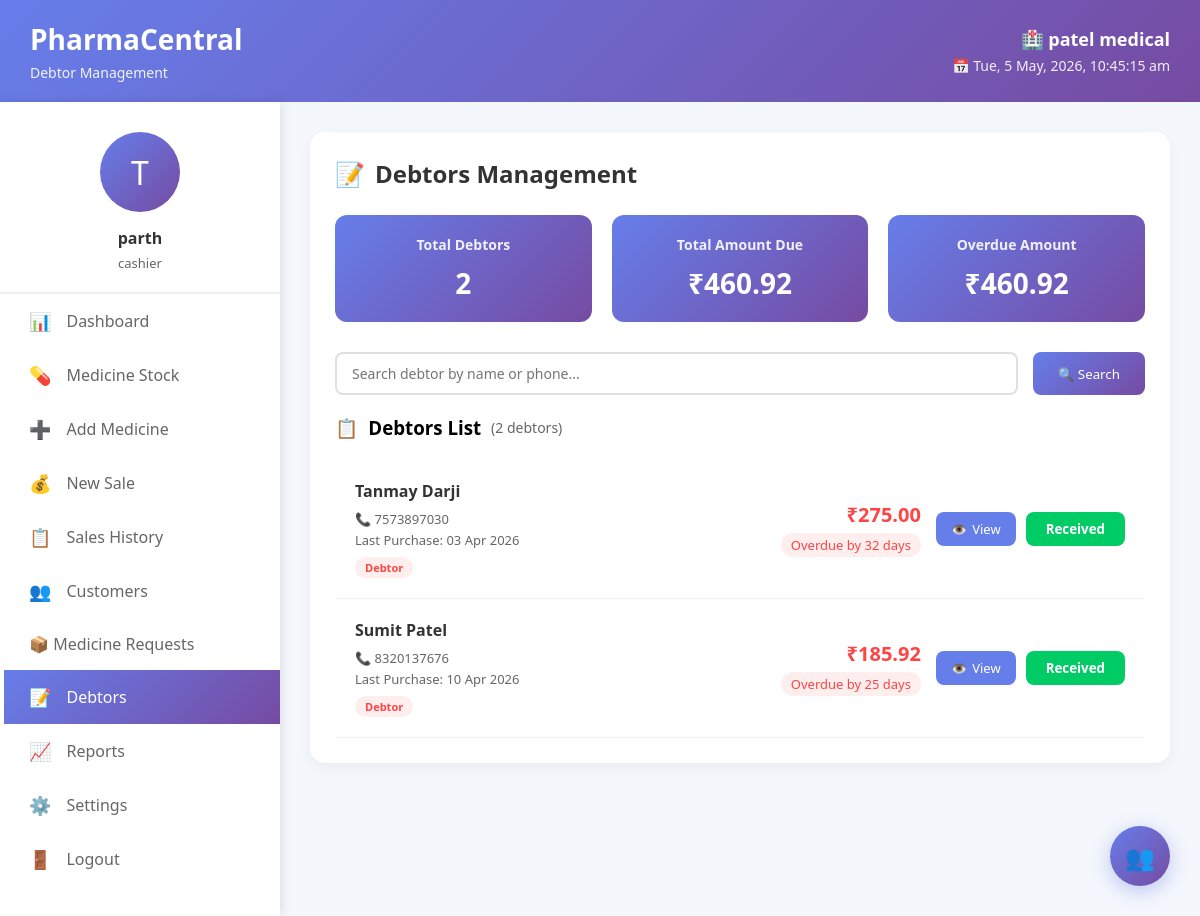
The app's page /debtors/ (signed in) with its own data.
### app1/models.py (models this page shows, shortened)
class Pharmacy(models.Model):
    name = models.CharField(max_length=200)
    owner = models.ForeignKey(User, on_delete=models.CASCADE, related_name='pharmacies')
    license_number = models.CharField(max_length=50, unique=True)
    gst_number = models.CharField(max_length=50, unique=True)
    address = models.TextField()
    city = models.CharField(max_length=100)
    pincode = models.CharField(max_length=10)
    phone = models.CharField(max_length=15)
    email = models.EmailField()
    registration_date = models.DateField(auto_now_add=True)
    is_verified = models.BooleanField(default=False)
    gst_certificate = models.FileField(upload_to='documents/gst/', null=True, blank=True)
    license_document = models.FileField(upload_to='documents/license/', null=True, blank=True)
    owner_id_proof = models.FileField(upload_to='documents/id_proof/', null=True, blank=True)
    owner_photo = models.ImageField(upload_to='profiles/owners/', null=True, blank=True)
    created_at = models.DateTimeField(auto_now_add=True)
    updated_at = models.DateTimeField(auto_now=True)

class User(AbstractUser):
    USER_TYPES = (
        ('admin', 'Admin'),
        ('pharmacy_owner', 'Pharmacy Owner'),
        ('pharmacist', 'Pharmacist'),
        ('cashier', 'Cashier'),
    )
    user_type = models.CharField(max_length=20, choices=USER_TYPES, default='cashier')
    phone_number = models.CharField(max_length=15, blank=True)
    profile_picture = models.ImageField(upload_to='profiles/', null=True, blank=True)
    is_active = models.BooleanField(default=True)
    created_at = models.DateTimeField(auto_now_add=True)
    updated_at = models.DateTimeField(auto_now=True)
    groups = models.ManyToManyField(
        'auth.Group',
        verbose_name='groups',
        blank=True,
        help_text='The groups this user belongs to.',
        related_name="pharmacentral_user_set",  # Unique name
        related_query_name="pharmacentral_user",
    )
    user_permissions = models.ManyToManyField(
        'auth.Permission',
        verbose_name='user permissions',
        blank=True,
        help_text='Specific permissions for this user.',
        related_name="pharmacentral_user_set",  # Unique name
        related_query_name="pharmacentral_user",
    )

class Customer(models.Model):
    CUSTOMER_TYPES = (
        ('regular', 'Regular'),
        ('vip', 'VIP'),
        ('debtor', 'Debtor'),
        ('new', 'New'),
    )
    STATUS_CHOICES = (
        ('active', 'Active'),
        ('inactive', 'Inactive'),
        ('blocked', 'Blocked'),
    )
    BLOOD_GROUPS = (
        ('A+', 'A+'), ('A-', 'A-'),
        ('B+', 'B+'), ('B-', 'B-'),
        ('O+', 'O+'), ('O-', 'O-'),
        ('AB+', 'AB+'), ('AB-', 'AB-'),
    )
    pharmacy = models.ForeignKey(Pharmacy, on_delete=models.CASCADE, related_name='customers', null=True, blank=True)
    customer_id = models.CharField(max_length=50, unique=True)
    first_name = models.CharField(max_length=100)
    last_name = models.CharField(max_length=100)
    email = models.EmailField(blank=True)
    phone = models.CharField(max_length=15)
    alternate_phone = models.CharField(max_length=15, blank=True)
    date_of_birth = models.DateField(null=True, blank=True)
    address = models.TextField(blank=True)
    city = models.CharField(max_length=100, blank=True)
    pincode = models.CharField(max_length=10, blank=True)
    customer_type = models.CharField(max_length=20, choices=CUSTOMER_TYPES, default='regular')
    status = models.CharField(max_length=20, choices=STATUS_CHOICES, default='active')
    emergency_contact = models.CharField(max_length=15, blank=True)
    blood_group = models.CharField(max_length=5, choices=BLOOD_GROUPS, blank=True)
    total_purchases = models.DecimalField(max_digits=12, decimal_places=2, default=0)
    total_visits = models.PositiveIntegerField(default=0)
    due_amount = models.DecimalField(max_digits=12, decimal_places=2, default=0)
    last_purchase_date = models.DateField(null=True, blank=True)
    created_at = models.DateField(auto_now_add=True)
    updated_at = models.DateTimeField(auto_now=True)
    class Meta:
        ordering = ['-created_at']
    @property
    def full_name(self):
        return f"{self.first_name} {self.last_name}"

### app1/views.py (the view, shortened to what this page needs)
# urls.py: path('debtors/', views.debtors, name='debtors'),
@login_required(login_url='login')
def debtors(request):
    user = request.user
    try:
        pharmacy = Pharmacy.objects.get(owner=user)
    except Pharmacy.DoesNotExist:
        messages.error(request, '❌ Pharmacy profile not found! Please complete your profile first.')
        return redirect('settings')
    today = timezone.now().date()
    search_query = request.GET.get('search', '')
    for customer in Customer.objects.filter(pharmacy=pharmacy):
        due = Sale.objects.filter(
            customer=customer,
            pharmacy=pharmacy,  # 🔐 Filter sales by pharmacy
            payment_status__in=['pending', 'partial']
        ).aggregate(total=Sum('due_amount'))['total'] or 0
        if customer.due_amount != due:
            customer.due_amount = due
            customer.save()
            print(f"💰 Updated {customer.full_name}: Due = ₹{due}")
    debtors_list = Customer.objects.filter(
        pharmacy=pharmacy,
        due_amount__gt=0
    ).order_by('-due_amount')
    debtors_data = []
    total_due_sum = 0
    overdue_sum = 0
    for customer in debtors_list:
        latest_sale = Sale.objects.filter(
            customer=customer,
            pharmacy=pharmacy,
            payment_status__in=['pending', 'partial']
        ).order_by('-date').first()
        due_date = latest_sale.date.date() if latest_sale else today
        days_difference = (today - due_date).days
        is_overdue = days_difference > 0
        total_due_sum += customer.due_amount
        if is_overdue:
            overdue_sum += customer.due_amount
        first_initial = customer.first_name[0] if customer.first_name else ''
        last_initial = customer.last_name[0] if customer.last_name else ''
        initials = f"{first_initial}{last_initial}" if first_initial or last_initial else '👤'
        debtors_data.append({
            'id': customer.id,
            'name': customer.full_name,
            'phone': customer.phone,
            'email': customer.email,
            'due_amount': customer.due_amount,
            'last_purchase': customer.last_purchase_date,
            'due_date': due_date,
            'days_overdue': days_difference if days_difference > 0 else 0,
            'days_until_due': abs(days_difference) if days_difference < 0 else 0,
            'is_overdue': is_overdue,
            'initials': initials,
            'customer_type': customer.customer_type,
            'customer_id': customer.customer_id,
        })
    total_debtors = len(debtors_data)
    total_due = total_due_sum
    overdue_amount = overdue_sum
    average_due = total_due / total_debtors if total_debtors > 0 else 0
    from django.core.paginator import Paginator
    paginator = Paginator(debtors_data, 10)
    page_number = request.GET.get('page')
    debtors_page = paginator.get_page(page_number)
    try:
        ActivityLog.objects.create(
            user=user,
            pharmacy=pharmacy,
            action_type='debtors_view',
            description=f'Viewed debtors list - Total: {total_debtors}, Due: ₹{total_due}'
        )
    except:
        pass
    context = {
        'debtors': debtors_page,
        'total_debtors': total_debtors,
        'total_due': total_due,
        'overdue_amount': overdue_amount,
        'average_due': average_due,
        'search_query': search_query,
        'pharmacy': pharmacy,
        'pharmacy_name': pharmacy.name,
        'pharmacy_id': pharmacy.id,
        'user_full_name': user.get_full_name() or user.username,
        'user_initials': user.username[0].upper() if user.username else 'U',
        'user_role': getattr(user, 'user_type', 'Pharmacist'),
        'page_obj': debtors_page,
        'is_paginated': paginator.num_pages > 1,
        'has_debtors': total_debtors > 0,
        'formatted_total_due': f"₹{total_due:,.2f}",
        'formatted_overdue': f"₹{overdue_amount:,.2f}",
    }
    print(f"📋 Debtors page loaded for pharmacy: {pharmacy.name}")
    print(f"   Total debtors: {total_debtors}, Total due: ₹{total_due}")
    return render(request, 'app1/debtors.html', context)

### app1/templates/app1/debtors.html (shortened to what this page needs)
<!DOCTYPE html>
<html lang="gu">
<head>
</head>
<body>
    <div class="header">
        <div class="logo-area">
            <h1>PharmaCentral</h1>
            <p>Debtor Management</p>
        </div>
        <div class="pharmacy-info">
            <h3>🏥 {{ pharmacy_name }}</h3>
            <p id="currentDateTime">📅 Loading...</p>
        </div>
    </div>
    <div class="container">
        <div class="sidebar">
            <div class="profile-card">
                <div class="profile-img">{{ user_initials }}</div>
                <h3>{{ user_full_name }}</h3>
                <p>{{ user_role }}</p>
            </div>
            <div class="menu">
                <a href="{% url 'dashboard' %}" class="menu-item">
                    <span>📊</span> Dashboard
                </a>
                <a href="{% url 'medicine_stock' %}" class="menu-item">
                    <span>💊</span> Medicine Stock
                </a>
                <a href="{% url 'add_medicine' %}" class="menu-item">
                    <span>➕</span> Add Medicine
                </a>
                <a href="{% url 'sales' %}" class="menu-item">
                    <span>💰</span> New Sale
                </a>
                <a href="{% url 'sales_history' %}" class="menu-item">
                    <span>📋</span> Sales History
                </a>
                <a href="{% url 'customers' %}" class="menu-item">
                    <span>👥</span> Customers
                </a>
                <a href="{% url 'medicine_requests' %}" class="menu-item">📦 Medicine Requests</a>
                <a href="{% url 'debtors' %}" class="menu-item active">
                    <span>📝</span> Debtors
                </a>
                <a href="{% url 'reports' %}" class="menu-item">
                    <span>📈</span> Reports
                </a>
                <a href="{% url 'settings' %}" class="menu-item">
                    <span>⚙️</span> Settings
                </a>
                <a href="{% url 'logout' %}" class="menu-item" onclick="return confirm('Are you sure you want to logout?')">
                    <span>🚪</span> Logout
                </a>
            </div>
        </div>
        <div class="main-content">
            <div class="debtor-card">
                <div class="page-header">
                    <h2>
                        <span>📝</span> Debtors Management
                    </h2>
                </div>
                <div class="debtor-summary">
                    <div class="summary-box">
                        <h3>Total Debtors</h3>
                        <div class="amount" id="totalDebtors">{{ total_debtors }}</div>
                    </div>
                    <div class="summary-box">
                        <h3>Total Amount Due</h3>
                        <div class="amount" id="totalDue">₹{{ total_due|floatformat:2 }}</div>
                    </div>
                    <div class="summary-box">
                        <h3>Overdue Amount</h3>
                        <div class="amount" id="overdueAmount">₹{{ overdue_amount|floatformat:2 }}</div>
                    </div>
                </div>
                <div class="filters">
                    <form method="GET" action="{% url 'debtors' %}" style="display: flex; gap: 15px; width: 100%; flex-wrap: wrap;" id="searchForm">
                        <input type="text" name="search" class="filter-input" placeholder="Search debtor by name or phone..." value="{{ search_query }}" id="searchInput">
                        <button type="submit" class="filter-btn">🔍 Search</button>
                    </form>
                </div>
                <h3 style="margin-bottom: 20px; display: flex; align-items: center; gap: 10px;">
                    <span>📋</span> Debtors List
                    <span style="font-size: 14px; color: #666; font-weight: normal;" id="debtorCount">({{ total_debtors }} debtors)</span>
                </h3>
                <div class="debtor-list" id="debtorList">
                    {% for debtor in debtors %}
                    <div class="debtor-item" id="debtor-{{ debtor.id }}">
                        <div class="debtor-info">
                            <h4>{{ debtor.name }}</h4>
                            <p>📞 {{ debtor.phone|default:"—" }}</p>
                            <p>Last Purchase: {{ debtor.last_purchase|date:"d M Y"|default:"—" }}</p>
                            <span class="customer-type type-debtor">Debtor</span>
                        </div>
                        <div class="debtor-amount">
                            <div class="amount-due" id="due-{{ debtor.id }}">₹{{ debtor.due_amount|floatformat:2 }}</div>
                            {% if debtor.days_overdue > 0 %}
                                <div class="due-date overdue" id="date-{{ debtor.id }}">
                                    Overdue by {{ debtor.days_overdue }} days
                                </div>
                            {% else %}
                                <div class="due-date" id="date-{{ debtor.id }}">
                                    Due in {{ debtor.days_until_due }} days
                                </div>
                            {% endif %}
                        </div>
                        <div class="debtor-actions">
                            <a href="{% url 'view_customer' debtor.id %}" class="view-btn">
                                <span>👁️</span> View
                            </a>
                            <button class="pay-btn" onclick="processPayment('{{ debtor.id }}', '{{ debtor.name|escapejs }}', {{ debtor.due_amount }})">
                                Received
                            </button>
                        </div>
                    </div>
                    {% empty %}
                    <div class="no-data" id="noData">
                        <div style="font-size: 48px; margin-bottom: 20px;">🎉</div>
                        <h3 style="color: #333; margin-bottom: 10px;">No Debtors Found</h3>
                        <p style="color: #666;">All customers have cleared their dues!</p>
                    </div>
                    {% endfor %}
                </div>
            </div>
        </div>
    </div>
    <div class="quick-actions">
        <a href="{% url 'customers' %}" class="action-btn quick" title="View Customers">👥</a>
    </div>
</body>
</html>

### records on screen
Pharmacy: name "patel medical"
User: user_type "cashier"
Customer: phone "7573897030", last_purchase "03 Apr 2026", due_amount "275.00"
Customer: phone "8320137676", last_purchase "10 Apr 2026", due_amount "185.92"

### other values on screen
{{ user_initials }} "T"
{{ user_full_name }} "parth"
{{ total_debtors }} "2"
{{ total_due|floatformat:2 }} "460.92"
{{ overdue_amount|floatformat:2 }} "460.92"
{{ debtor.name }} "Tanmay Darji" "Sumit Patel"
{{ debtor.days_overdue }} "32" "25"
